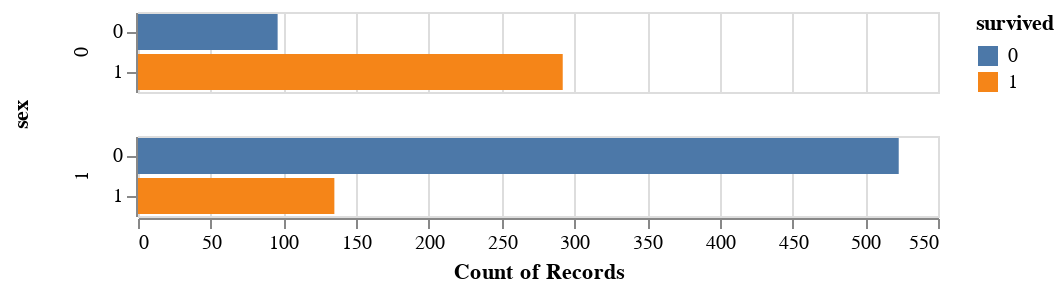

Notebook cell for this chart:
### Markdown cell above
### VISUALIZATION AFTER CLEANING THE DATA

### Code cell
alt.Chart(df).mark_bar().encode(alt.Y('survived:N',title=None),
                                alt.X('count()'),alt.Color('survived:N'), row='sex')

### Figure 1 — Vega-Lite specification as saved in the notebook (floating-point values rounded to 4 significant figures; data arrays with more than 128 entries replaced by an {"elided": "..."} marker saying what was removed)
{"config": {"view": {"continuousWidth": 400, "continuousHeight": 300}}, "data": {"name": "data-943a45d58676e88580f900d2b804d2a1"}, "mark": "bar", "encoding": {"color": {"type": "nominal", "field": "survived"}, "row": {"type": "quantitative", "field": "sex"}, "x": {"type": "quantitative", "aggregate": "count"}, "y": {"type": "nominal", "field": "survived", "title": null}}, "$schema": "https://vega.github.io/schema/vega-lite/v4.8.1.json", "datasets": {"data-943a45d58676e88580f900d2b804d2a1": {"elided": "1046 records"}}}
